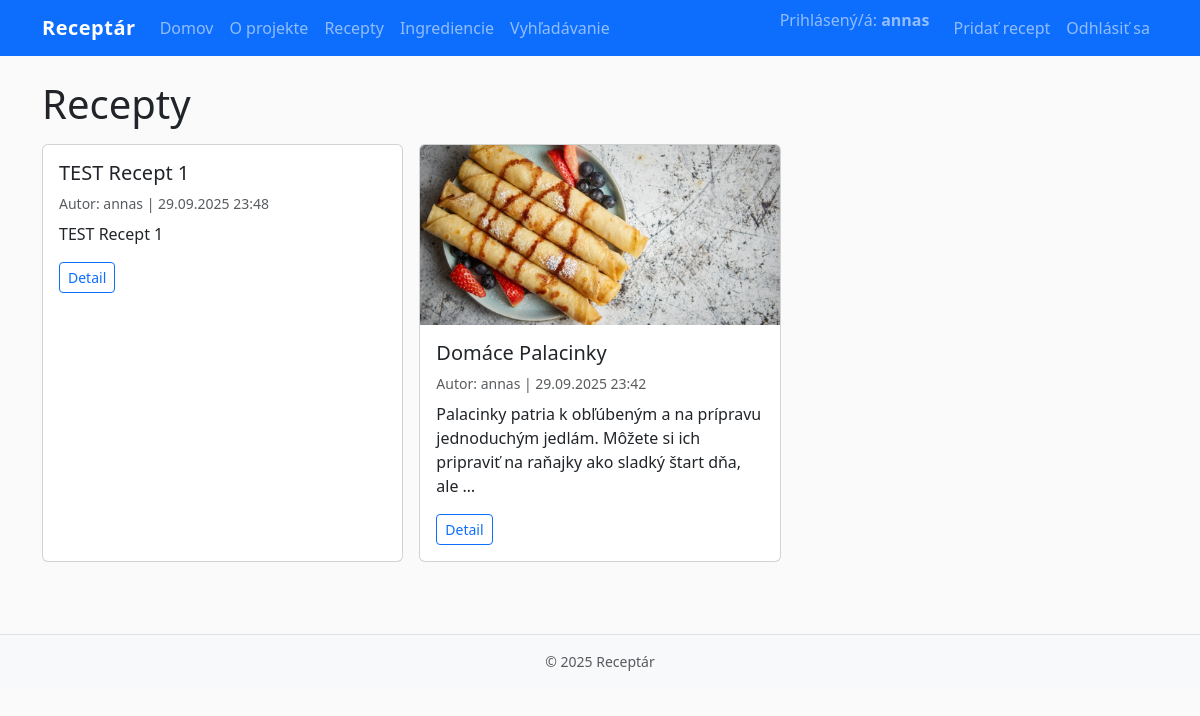
Page /recipes/ (signed in) on the committed database.
### recipes/models.py (models this page shows, shortened)
class Recipe(models.Model):
    title = models.CharField(max_length=200)
    description = models.TextField(blank=True)
    instructions = models.TextField()
    image = models.ImageField(upload_to="recipes/", blank=True, null=True)
    created_by = models.ForeignKey(User, on_delete=models.CASCADE, related_name="recipes")
    created_at = models.DateTimeField(auto_now_add=True)
    ingredients = models.ManyToManyField(Ingredient, through="RecipeIngredient", related_name="recipes")
    class Meta:
        ordering = ["-created_at"]

### recipes/views.py (the view)
# urls.py: path("", RecipeListView.as_view(), name="list"),
class RecipeListView(ListView):
    model = Recipe
    template_name = "recipes/recipe_list.html"
    context_object_name = "recipes"
    paginate_by = 12

### templates/recipes/recipe_list.html (shortened to what this page needs)
{% extends "base.html" %}
{% block content %}
<h1 class="mb-3">Recepty</h1>
<div class="row g-3">
  {% for r in recipes %}
  <div class="col-md-4">
    <div class="card h-100">
      {% if r.image %}<img src="{{ r.image.url }}" class="card-img-top" alt="{{ r.title }}">{% endif %}
      <div class="card-body">
        <h5 class="card-title">{{ r.title }}</h5>
        <p class="card-text text-muted small mb-2">Autor: {{ r.created_by.username }} | {{ r.created_at|date:"d.m.Y H:i" }}</p>
        <p class="card-text">{{ r.description|truncatewords:20 }}</p>
        <a href="{% url 'recipes:detail' r.pk %}" class="btn btn-outline-primary btn-sm">Detail</a>
      </div>
    </div>
  </div>
  {% empty %}
    <p>Žiadne recepty zatiaľ nie sú.</p>
  {% endfor %}
</div>
{% endblock %}

### templates/base.html (shortened to what this page needs)
<!doctype html>
<html lang="sk">
<head>
  {% load static %}
  <link href="https://cdn.jsdelivr.net/npm/bootstrap@5.3.3/dist/css/bootstrap.min.css" rel="stylesheet">
  <link href="{% static 'css/styles.css' %}" rel="stylesheet">
</head>
<body>
<nav class="navbar navbar-expand-lg navbar-dark bg-primary">
  <div class="container">
    <a class="navbar-brand fw-bold" href="{% url 'home' %}">Receptár</a>
    <div id="nav" class="collapse navbar-collapse">
      <ul class="navbar-nav me-auto mb-2 mb-lg-0">
        <li class="nav-item"><a class="nav-link" href="{% url 'home' %}">Domov</a></li>
        <li class="nav-item"><a class="nav-link" href="{% url 'about' %}">O projekte</a></li>
        <li class="nav-item"><a class="nav-link" href="{% url 'recipes:list' %}">Recepty</a></li>
        <li class="nav-item"><a class="nav-link" href="{% url 'recipes:ingredients' %}">Ingrediencie</a></li>
        <li class="nav-item"><a class="nav-link" href="{% url 'recipes:search' %}">Vyhľadávanie</a></li>
      </ul>
      <ul class="navbar-nav">
        {% if user.is_authenticated %}
          <li class="nav-item">
            <span class="navbar-text me-3">
              Prihlásený/á: <strong>{{ user.username }}</strong>
            </span>
          </li>
          <li class="nav-item"><a class="nav-link" href="{% url 'recipes:create' %}">Pridať recept</a></li>
          <li class="nav-item"><a class="nav-link" href="{% url 'logout' %}">Odhlásiť sa</a></li>
        {% else %}
          <li class="nav-item"><a class="nav-link" href="{% url 'login' %}">Prihlásiť sa</a></li>
          <li class="nav-item"><a class="nav-link" href="{% url 'signup' %}">Registrovať</a></li>
        {% endif %}
      </ul>
    </div>
  </div>
</nav>
<main class="py-4">
  <div class="container">
    {% block content %}{% endblock %}
  </div>
</main>
<footer class="bg-light border-top py-3 mt-5">
  <div class="container text-center small text-muted">
    © {% now "Y" %} Receptár
  </div>
</footer>
</body>
</html>

### static/css/styles.css (style rules this page uses)
body { background-color: #fafafa; }
.navbar-brand { letter-spacing: 0.5px; }
.card-img-top { object-fit: cover; height: 180px; }

### rows in the picture
Recipe: title "TEST Recept 1", created_by.username "annas", created_at "29.09.2025 23:48", description "TEST Recept 1"
Recipe: image (picture), title "Domáce Palacinky", created_by.username "annas", created_at "29.09.2025 23:42", description "Palacinky patria k obľúbeným a na prípravu jednoduchým jedlám. Môžete si ich pripraviť na raňajky ako sladký štart dňa, ale …"

### other values in the picture
{{ user.username }} "annas"
